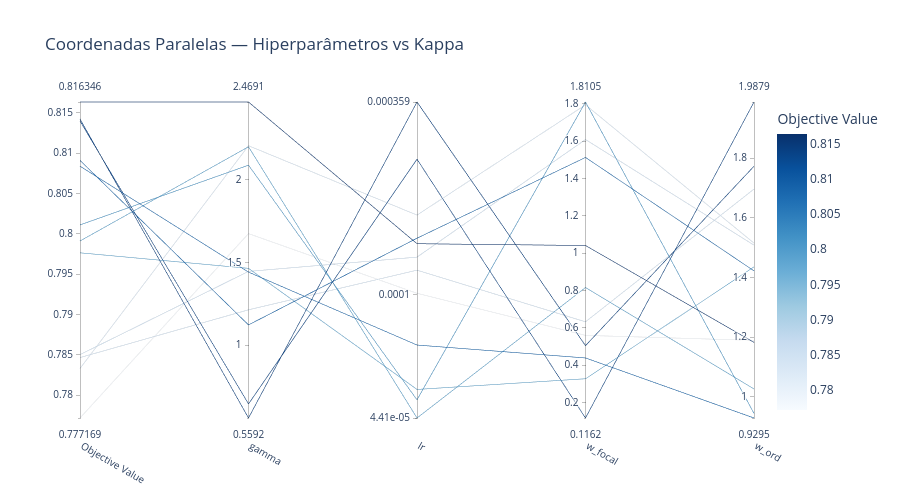

Write notebook code for a chart like this one.
### Code cell
fig = optvis.plot_parallel_coordinate(study, params=['gamma', 'w_focal', 'w_ord', 'lr'])
fig.update_layout(title='Coordenadas Paralelas — Hiperparâmetros vs Kappa', height=500)
fig.show()

### Figure 1 — Plotly figure (JSON) as saved in the notebook; plotly's stock layout.template omitted (floating-point values rounded to 4 significant figures)
{"data": [{"dimensions": [{"label": "Objective Value", "range": [0.7772, 0.8163], "values": [0.7991, 0.7977, 0.8163, 0.8011, 0.8091, 0.8142, 0.8084, 0.814, 0.7847, 0.785, 0.7833, 0.7772]}, {"label": "gamma", "range": [0.5592, 2.469], "values": [2.198, 1.464, 2.469, 2.087, 1.122, 0.5592, 1.441, 0.6441, 1.213, 1.445, 2.205, 1.674]}, {"label": "lr", "range": [-4.355, -3.445], "ticktext": ["4.41e-05", "0.0001", "0.000359"], "tickvals": [-4.355, -4, -3.445], "values": [-4.355, -4.273, -3.853, -4.303, -3.837, -3.445, -4.145, -3.61, -3.93, -3.892, -3.771, -3.996]}, {"label": "w_focal", "range": [0.1162, 1.811], "values": [0.8157, 0.3266, 1.041, 1.811, 1.513, 0.5043, 0.4381, 0.1162, 0.632, 1.609, 1.795, 0.5593]}, {"label": "w_ord", "range": [0.9295, 1.988], "values": [1.027, 1.436, 1.183, 0.9448, 1.422, 1.773, 0.9295, 1.988, 1.696, 1.508, 1.515, 1.189]}], "labelangle": 30, "labelside": "bottom", "line": {"color": [0.7991, 0.7977, 0.8163, 0.8011, 0.8091, 0.8142, 0.8084, 0.814, 0.7847, 0.785, 0.7833, 0.7772], "colorbar": {"title": {"text": "Objective Value"}}, "colorscale": [[0, "rgb(247,251,255)"], [0.125, "rgb(222,235,247)"], [0.25, "rgb(198,219,239)"], [0.375, "rgb(158,202,225)"], [0.5, "rgb(107,174,214)"], [0.625, "rgb(66,146,198)"], [0.75, "rgb(33,113,181)"], [0.875, "rgb(8,81,156)"], [1, "rgb(8,48,107)"]], "reversescale": false, "showscale": true}, "type": "parcoords"}], "layout": {"height": 500, "title": {"text": "Coordenadas Paralelas — Hiperparâmetros vs Kappa"}}}
